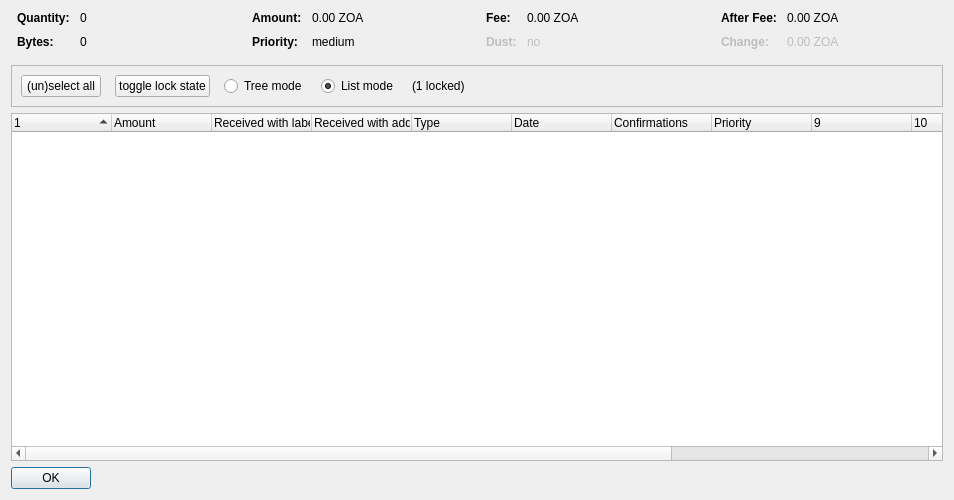
<?xml version="1.0" encoding="UTF-8"?>
<ui version="4.0">
 <class>CoinControlDialog</class>
 <widget class="QDialog" name="CoinControlDialog">
  <property name="geometry">
   <rect>
    <x>0</x>
    <y>0</y>
    <width>954</width>
    <height>500</height>
   </rect>
  </property>
  <property name="windowTitle">
   <string>Coin Selection</string>
  </property>
  <layout class="QVBoxLayout" name="verticalLayout">
   <item>
    <layout class="QHBoxLayout" name="horizontalLayoutTop" stretch="0,0,0,0">
     <property name="topMargin">
      <number>0</number>
     </property>
     <property name="bottomMargin">
      <number>10</number>
     </property>
     <item>
      <layout class="QFormLayout" name="formLayoutCoinControl1">
       <property name="horizontalSpacing">
        <number>10</number>
       </property>
       <property name="verticalSpacing">
        <number>10</number>
       </property>
       <property name="leftMargin">
        <number>6</number>
       </property>
       <property name="rightMargin">
        <number>6</number>
       </property>
       <item row="0" column="0">
        <widget class="QLabel" name="labelCoinControlQuantityText">
         <property name="font">
          <font>
           <weight>75</weight>
           <bold>true</bold>
          </font>
         </property>
         <property name="text">
          <string>Quantity:</string>
         </property>
        </widget>
       </item>
       <item row="0" column="1">
        <widget class="QLabel" name="labelCoinControlQuantity">
         <property name="cursor">
          <cursorShape>IBeamCursor</cursorShape>
         </property>
         <property name="contextMenuPolicy">
          <enum>Qt::ActionsContextMenu</enum>
         </property>
         <property name="text">
          <string notr="true">0</string>
         </property>
         <property name="textInteractionFlags">
          <set>Qt::LinksAccessibleByMouse|Qt::TextSelectableByKeyboard|Qt::TextSelectableByMouse</set>
         </property>
        </widget>
       </item>
       <item row="1" column="0">
        <widget class="QLabel" name="labelCoinControlBytesText">
         <property name="font">
          <font>
           <weight>75</weight>
           <bold>true</bold>
          </font>
         </property>
         <property name="text">
          <string>Bytes:</string>
         </property>
        </widget>
       </item>
       <item row="1" column="1">
        <widget class="QLabel" name="labelCoinControlBytes">
         <property name="cursor">
          <cursorShape>IBeamCursor</cursorShape>
         </property>
         <property name="contextMenuPolicy">
          <enum>Qt::ActionsContextMenu</enum>
         </property>
         <property name="text">
          <string notr="true">0</string>
         </property>
         <property name="textInteractionFlags">
          <set>Qt::LinksAccessibleByMouse|Qt::TextSelectableByKeyboard|Qt::TextSelectableByMouse</set>
         </property>
        </widget>
       </item>
      </layout>
     </item>
     <item>
      <layout class="QFormLayout" name="formLayoutCoinControl2">
       <property name="horizontalSpacing">
        <number>10</number>
       </property>
       <property name="verticalSpacing">
        <number>10</number>
       </property>
       <property name="leftMargin">
        <number>6</number>
       </property>
       <property name="rightMargin">
        <number>6</number>
       </property>
       <item row="0" column="0">
        <widget class="QLabel" name="labelCoinControlAmountText">
         <property name="font">
          <font>
           <weight>75</weight>
           <bold>true</bold>
          </font>
         </property>
         <property name="text">
          <string>Amount:</string>
         </property>
        </widget>
       </item>
       <item row="0" column="1">
        <widget class="QLabel" name="labelCoinControlAmount">
         <property name="cursor">
          <cursorShape>IBeamCursor</cursorShape>
         </property>
         <property name="contextMenuPolicy">
          <enum>Qt::ActionsContextMenu</enum>
         </property>
         <property name="text">
          <string notr="true">0.00 ZOA</string>
         </property>
         <property name="textInteractionFlags">
          <set>Qt::LinksAccessibleByMouse|Qt::TextSelectableByKeyboard|Qt::TextSelectableByMouse</set>
         </property>
        </widget>
       </item>
       <item row="1" column="0">
        <widget class="QLabel" name="labelCoinControlPriorityText">
         <property name="font">
          <font>
           <weight>75</weight>
           <bold>true</bold>
          </font>
         </property>
         <property name="text">
          <string>Priority:</string>
         </property>
        </widget>
       </item>
       <item row="1" column="1">
        <widget class="QLabel" name="labelCoinControlPriority">
         <property name="cursor">
          <cursorShape>IBeamCursor</cursorShape>
         </property>
         <property name="contextMenuPolicy">
          <enum>Qt::ActionsContextMenu</enum>
         </property>
         <property name="text">
          <string>medium</string>
         </property>
         <property name="textInteractionFlags">
          <set>Qt::LinksAccessibleByMouse|Qt::TextSelectableByKeyboard|Qt::TextSelectableByMouse</set>
         </property>
        </widget>
       </item>
      </layout>
     </item>
     <item>
      <layout class="QFormLayout" name="formLayoutCoinControl3">
       <property name="horizontalSpacing">
        <number>10</number>
       </property>
       <property name="verticalSpacing">
        <number>10</number>
       </property>
       <property name="leftMargin">
        <number>6</number>
       </property>
       <property name="rightMargin">
        <number>6</number>
       </property>
       <item row="0" column="0">
        <widget class="QLabel" name="labelCoinControlFeeText">
         <property name="font">
          <font>
           <weight>75</weight>
           <bold>true</bold>
          </font>
         </property>
         <property name="text">
          <string>Fee:</string>
         </property>
        </widget>
       </item>
       <item row="0" column="1">
        <widget class="QLabel" name="labelCoinControlFee">
         <property name="cursor">
          <cursorShape>IBeamCursor</cursorShape>
         </property>
         <property name="contextMenuPolicy">
          <enum>Qt::ActionsContextMenu</enum>
         </property>
         <property name="text">
          <string notr="true">0.00 ZOA</string>
         </property>
         <property name="textInteractionFlags">
          <set>Qt::LinksAccessibleByMouse|Qt::TextSelectableByKeyboard|Qt::TextSelectableByMouse</set>
         </property>
        </widget>
       </item>
       <item row="1" column="0">
        <widget class="QLabel" name="labelCoinControlLowOutputText">
         <property name="enabled">
          <bool>false</bool>
         </property>
         <property name="font">
          <font>
           <weight>75</weight>
           <bold>true</bold>
          </font>
         </property>
         <property name="text">
          <string>Dust:</string>
         </property>
        </widget>
       </item>
       <item row="1" column="1">
        <widget class="QLabel" name="labelCoinControlLowOutput">
         <property name="enabled">
          <bool>false</bool>
         </property>
         <property name="cursor">
          <cursorShape>IBeamCursor</cursorShape>
         </property>
         <property name="contextMenuPolicy">
          <enum>Qt::ActionsContextMenu</enum>
         </property>
         <property name="text">
          <string>no</string>
         </property>
         <property name="textInteractionFlags">
          <set>Qt::LinksAccessibleByMouse|Qt::TextSelectableByKeyboard|Qt::TextSelectableByMouse</set>
         </property>
        </widget>
       </item>
      </layout>
     </item>
     <item>
      <layout class="QFormLayout" name="formLayoutCoinControl4">
       <property name="horizontalSpacing">
        <number>10</number>
       </property>
       <property name="verticalSpacing">
        <number>10</number>
       </property>
       <property name="leftMargin">
        <number>6</number>
       </property>
       <property name="rightMargin">
        <number>6</number>
       </property>
       <item row="0" column="0">
        <widget class="QLabel" name="labelCoinControlAfterFeeText">
         <property name="font">
          <font>
           <weight>75</weight>
           <bold>true</bold>
          </font>
         </property>
         <property name="text">
          <string>After Fee:</string>
         </property>
        </widget>
       </item>
       <item row="0" column="1">
        <widget class="QLabel" name="labelCoinControlAfterFee">
         <property name="cursor">
          <cursorShape>IBeamCursor</cursorShape>
         </property>
         <property name="contextMenuPolicy">
          <enum>Qt::ActionsContextMenu</enum>
         </property>
         <property name="text">
          <string notr="true">0.00 ZOA</string>
         </property>
         <property name="textInteractionFlags">
          <set>Qt::LinksAccessibleByMouse|Qt::TextSelectableByKeyboard|Qt::TextSelectableByMouse</set>
         </property>
        </widget>
       </item>
       <item row="1" column="0">
        <widget class="QLabel" name="labelCoinControlChangeText">
         <property name="enabled">
          <bool>false</bool>
         </property>
         <property name="font">
          <font>
           <weight>75</weight>
           <bold>true</bold>
          </font>
         </property>
         <property name="text">
          <string>Change:</string>
         </property>
        </widget>
       </item>
       <item row="1" column="1">
        <widget class="QLabel" name="labelCoinControlChange">
         <property name="enabled">
          <bool>false</bool>
         </property>
         <property name="cursor">
          <cursorShape>IBeamCursor</cursorShape>
         </property>
         <property name="contextMenuPolicy">
          <enum>Qt::ActionsContextMenu</enum>
         </property>
         <property name="text">
          <string notr="true">0.00 ZOA</string>
         </property>
         <property name="textInteractionFlags">
          <set>Qt::LinksAccessibleByMouse|Qt::TextSelectableByKeyboard|Qt::TextSelectableByMouse</set>
         </property>
        </widget>
       </item>
      </layout>
     </item>
    </layout>
   </item>
   <item>
    <widget class="QFrame" name="frame">
     <property name="minimumSize">
      <size>
       <width>0</width>
       <height>40</height>
      </size>
     </property>
     <property name="frameShape">
      <enum>QFrame::StyledPanel</enum>
     </property>
     <property name="frameShadow">
      <enum>QFrame::Sunken</enum>
     </property>
     <layout class="QHBoxLayout" name="horizontalLayout">
      <item>
       <layout class="QHBoxLayout" name="horizontalLayoutPanel" stretch="0,0,0,0,0,0">
        <property name="spacing">
         <number>14</number>
        </property>
        <item>
         <widget class="QPushButton" name="pushButtonSelectAll">
          <property name="sizePolicy">
           <sizepolicy hsizetype="Maximum" vsizetype="Fixed">
            <horstretch>0</horstretch>
            <verstretch>0</verstretch>
           </sizepolicy>
          </property>
          <property name="text">
           <string>(un)select all</string>
          </property>
          <property name="autoDefault">
           <bool>false</bool>
          </property>
         </widget>
        </item>
        <item>
         <widget class="QPushButton" name="pushButtonToggleLock">
          <property name="sizePolicy">
           <sizepolicy hsizetype="Maximum" vsizetype="Fixed">
            <horstretch>0</horstretch>
            <verstretch>0</verstretch>
           </sizepolicy>
          </property>
          <property name="text">
           <string>toggle lock state</string>
          </property>
          <property name="autoDefault">
           <bool>false</bool>
          </property>
         </widget>
        </item>
        <item>
         <widget class="QRadioButton" name="radioTreeMode">
          <property name="sizePolicy">
           <sizepolicy hsizetype="Maximum" vsizetype="Fixed">
            <horstretch>0</horstretch>
            <verstretch>0</verstretch>
           </sizepolicy>
          </property>
          <property name="text">
           <string>Tree mode</string>
          </property>
         </widget>
        </item>
        <item>
         <widget class="QRadioButton" name="radioListMode">
          <property name="sizePolicy">
           <sizepolicy hsizetype="Maximum" vsizetype="Fixed">
            <horstretch>0</horstretch>
            <verstretch>0</verstretch>
           </sizepolicy>
          </property>
          <property name="text">
           <string>List mode</string>
          </property>
          <property name="checked">
           <bool>true</bool>
          </property>
         </widget>
        </item>
        <item>
         <widget class="QLabel" name="labelLocked">
          <property name="text">
           <string>(1 locked)</string>
          </property>
         </widget>
        </item>
        <item>
         <spacer name="horizontalSpacer">
          <property name="orientation">
           <enum>Qt::Horizontal</enum>
          </property>
          <property name="sizeHint" stdset="0">
           <size>
            <width>40</width>
            <height>20</height>
           </size>
          </property>
         </spacer>
        </item>
       </layout>
      </item>
     </layout>
    </widget>
   </item>
   <item>
    <widget class="CoinControlTreeWidget" name="treeWidget">
     <property name="contextMenuPolicy">
      <enum>Qt::CustomContextMenu</enum>
     </property>
     <property name="sortingEnabled">
      <bool>false</bool>
     </property>
     <property name="columnCount">
      <number>13</number>
     </property>
     <attribute name="headerShowSortIndicator" stdset="0">
      <bool>true</bool>
     </attribute>
     <attribute name="headerStretchLastSection">
      <bool>false</bool>
     </attribute>
     <column>
      <property name="text">
       <string/>
      </property>
     </column>
     <column>
      <property name="text">
       <string>Amount</string>
      </property>
     </column>
     <column>
      <property name="text">
       <string>Received with label</string>
      </property>
     </column>
     <column>
      <property name="text">
       <string>Received with address</string>
      </property>
     </column>
     <column>
      <property name="text">
	<string>Type</string>
      </property>
     </column>
     <column>
      <property name="text">	 
       <string>Date</string>
      </property>
     </column>
     <column>
      <property name="text">
       <string>Confirmations</string>
      </property>
      <property name="toolTip">
       <string>Confirmed</string>
      </property>
     </column>
     <column>
      <property name="text">
       <string>Priority</string>
      </property>
     </column>
     <column>
      <property name="text">
       <string/>
      </property>
     </column>
     <column>
      <property name="text">
       <string/>
      </property>
     </column>
     <column>
      <property name="text">
       <string/>
      </property>
     </column>
     <column>
      <property name="text">
       <string/>
      </property>
     </column>
     <column>
      <property name="text">
       <string/>
      </property>
     </column>
    </widget>
   </item>
   <item>
    <widget class="QDialogButtonBox" name="buttonBox">
     <property name="sizePolicy">
      <sizepolicy hsizetype="Maximum" vsizetype="Fixed">
       <horstretch>0</horstretch>
       <verstretch>0</verstretch>
      </sizepolicy>
     </property>
     <property name="orientation">
      <enum>Qt::Horizontal</enum>
     </property>
     <property name="standardButtons">
      <set>QDialogButtonBox::Ok</set>
     </property>
    </widget>
   </item>
  </layout>
 </widget>
 <customwidgets>
  <customwidget>
   <class>CoinControlTreeWidget</class>
   <extends>QTreeWidget</extends>
   <header>coincontroltreewidget.h</header>
  </customwidget>
 </customwidgets>
 <resources/>
 <connections/>
</ui>
